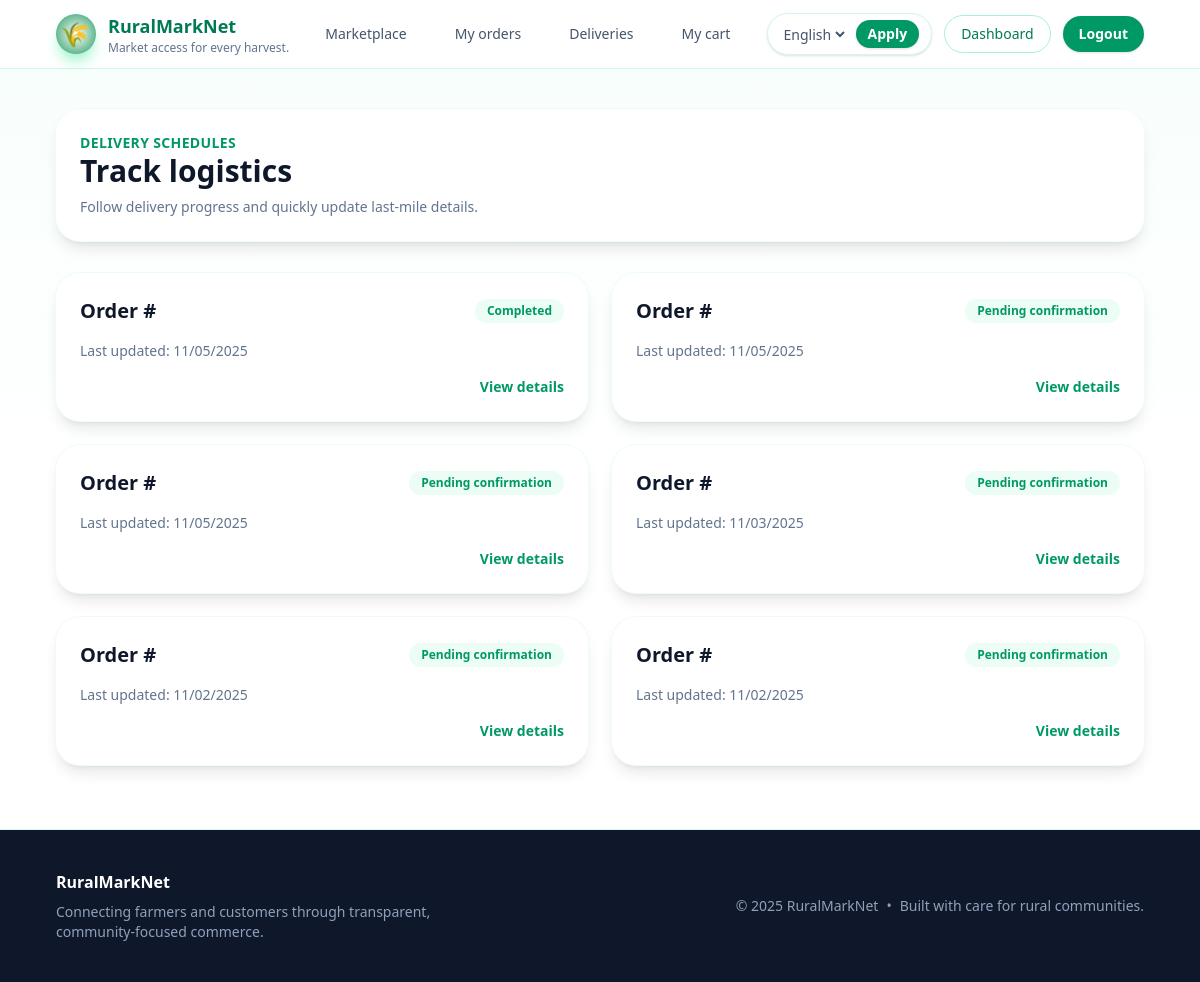
The page /deliveries/ (signed in) on the database its author committed.
### deliveries/models.py (models this page shows, shortened)
class Delivery(models.Model):
    class Status(models.TextChoices):
        PENDING = "pending", _("Pending confirmation")
        SCHEDULED = "scheduled", _("Scheduled")
        IN_TRANSIT = "in_transit", _("In transit")
        COMPLETED = "completed", _("Completed")
        CANCELLED = "cancelled", _("Cancelled")
    order = models.OneToOneField(Order, on_delete=models.CASCADE, related_name="delivery")
    driver_name = models.CharField(max_length=120, blank=True)
    contact_number = models.CharField(max_length=20, blank=True)
    status = models.CharField(max_length=20, choices=Status.choices, default=Status.PENDING)
    assigned_farmer = models.ForeignKey(
        settings.AUTH_USER_MODEL,
        on_delete=models.SET_NULL,
        null=True,
        blank=True,
        related_name="deliveries",
    )
    updated_at = models.DateTimeField(auto_now=True)
    class Meta:
        ordering = ["-updated_at"]

### deliveries/views.py (the view)
# urls.py: path("", CustomerDeliveryListView.as_view(), name="list"),
class CustomerDeliveryListView(CustomerRequiredMixin, BaseDeliveryListView):
    detail_url_name = "deliveries:detail"
    def get_queryset(self):  # type: ignore[override]
        return (
            Delivery.objects.select_related("order", "assigned_farmer")
            .filter(order__customer=self.request.user)
            .exclude(status=Delivery.Status.CANCELLED)
            .order_by("-updated_at")
        )

### products/forms.py
class ProductFilterForm(forms.Form):
    search = forms.CharField(required=False, label=_("Search"))
    category = forms.ChoiceField(
        required=False,
        choices=[("", _("All categories"))] + list(Product.Categories.choices),
    )
    min_price = forms.DecimalField(required=False, min_value=0, label=_("Min price"))
    max_price = forms.DecimalField(required=False, min_value=0, label=_("Max price"))
    available = forms.BooleanField(required=False, initial=True, label=_("In stock"))

### accounts/mixins.py (called while the page is built)
    def test_func(self) -> bool:  # noqa: D401
        request = getattr(self, "request", None)
        user = getattr(request, "user", None)
        return bool(
            getattr(user, "is_authenticated", False)
            and getattr(user, "is_customer", False)
            and not getattr(user, "is_staff", False)
        )

### accounts/models.py (called while the page is built)
    @property
    def is_customer(self) -> bool:
        return self.role == self.Roles.CUSTOMER

### deliveries/views.py (called while the page is built)
    def get_context_data(self, **kwargs: Any) -> dict[str, Any]:  # type: ignore[override]
        context = super().get_context_data(**kwargs)
        context["detail_url_name"] = self.detail_url_name
        return context

### products/context_processors.py (called while the page is built)
def product_filters(request):
    return {
        "product_filter_form": ProductFilterForm(request.GET or None),
        "product_categories": Product.Categories.choices,
    }

### deliveries/templates/deliveries/delivery_list.html (shortened to what this page needs)
{% extends "base.html" %}
{% load i18n %}
{% block content %}
<section class="space-y-8">
    <div class="rounded-3xl bg-white p-6 shadow-lg ring-1 ring-emerald-50">
        <p class="text-sm font-semibold uppercase tracking-wide text-emerald-600">{% trans "Delivery schedules" %}</p>
        <h1 class="text-3xl font-semibold text-slate-900">{% trans "Track logistics" %}</h1>
        <p class="mt-2 text-sm text-slate-500">{% trans "Follow delivery progress and quickly update last-mile details." %}</p>
    </div>
    {% if deliveries %}
        <div class="grid gap-6 md:grid-cols-2">
            {% for delivery in deliveries %}
                <article class="flex h-full flex-col gap-4 rounded-3xl bg-white p-6 shadow-lg ring-1 ring-emerald-50">
                    <div class="flex items-center justify-between">
                        <h2 class="text-xl font-semibold text-slate-900">{% blocktrans %}Order #{{ delivery.order.pk }}{% endblocktrans %}</h2>
                        <span class="rounded-full bg-emerald-50 px-3 py-1 text-xs font-semibold text-emerald-600">{{ delivery.get_status_display }}</span>
                    </div>
                    <p class="text-sm text-slate-500">{% trans "Last updated" %}: {{ delivery.updated_at|date:"SHORT_DATE_FORMAT" }}</p>
                    <div class="flex items-center justify-end">
                        <a href="{% url detail_url_name delivery.pk %}" class="text-sm font-semibold text-emerald-600 hover:text-emerald-500">{% trans "View details" %}</a>
                    </div>
                </article>
            {% endfor %}
        </div>
    {% endif %}
</section>
{% endblock %}

### rows shown on the page
Delivery: status "Completed", updated_at "11/05/2025"
Delivery: status "Pending confirmation", updated_at "11/05/2025"
Delivery: status "Pending confirmation", updated_at "11/05/2025"
Delivery: status "Pending confirmation", updated_at "11/03/2025"
Delivery: status "Pending confirmation", updated_at "11/02/2025"
Delivery: status "Pending confirmation", updated_at "11/02/2025"

### other values the page prints
form field language "English"
